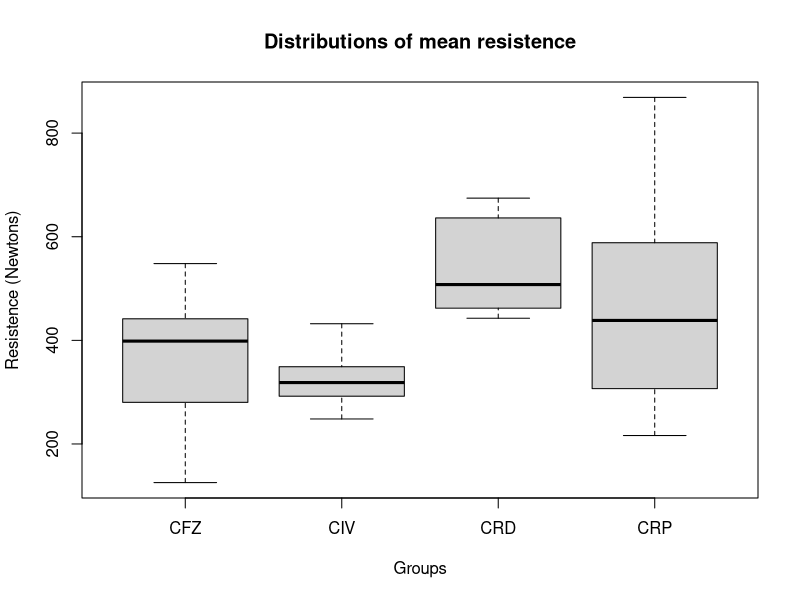

The R source for this figure:
###################
# endocrown.R
###################

# Lembrete
# Ricardo: por favor jogue os dados no cara via dput no script no github - 
# lembrar de descrever os metodos. se quiser escrevemos ate as tabelas no proprio R

# Data Dictionary
# CP = Corpo de Prova
# GR = Grupo
#      CRD: Cimentados com cimento resinoso Dual; 
#      CRP: Cimentados com cimento resinoso de polimerizacao quimica; 
#      CFZ: Cimentados com fosfato de zinco; 
#      CIV: Cimentados com ionomero de vidro convencional.
# FM = Forca Maxima

#tabela 1 do artigo ou paragrafo com descricao da amostra

# Clean environment
rm(list=ls())

# Loading Database
database <- structure(list(FM = c(462.14,  674.48,  621.5,  482.82,  442.69,                                 446.33,	470.64,	636.26,	645.99,	532.6,
                                  588.39,	216.3,	868.92,	254.7,	329.48,	489.48,	569.48,	387.44,	805.34,	306.82,
                                  280.35,	548.16,	253.62,	339.64,	125.46,	441.57,	428.71,	412.54,	384.55,	531.23, 
                                  324.83, 432.06, 385.27,	302.79,	349.11,	248.29,	258.28,	314.84,	292.23,	322.27),
                           GR = c("CRD", "CRD", "CRD", "CRD", "CRD", "CRD", "CRD", "CRD", "CRD", "CRD",
                                  "CRP", "CRP", "CRP", "CRP", "CRP", "CRP", "CRP", "CRP", "CRP", "CRP",  
                                  "CFZ", "CFZ", "CFZ", "CFZ", "CFZ", "CFZ", "CFZ", "CFZ", "CFZ", "CFZ", 
                                  "CIV", "CIV", "CIV", "CIV", "CIV", "CIV", "CIV", "CIV", "CIV", "CIV")),
                      .Names = c("FM","GR"), row.names = c(NA, -40L), class = "data.frame", reference = "A1.4, p. 270")
database
attach(database)

# tabela 2 com anova comparando os 4 grupos. se nao for estatisticamente significativo para ai
data.aov1 <- aov(FM ~ GR)
data.aov1
summary(data.aov1)

# se for significativo, 
require(graphics)
a=1:10
a
b=c(7:20)
b
t.test(a,b)      # P = .00001855
b=c(7:20,200)
b
t.test(a,b) # P = .1245    -- NOT significant anymore

gr1<-FM[1:10]
gr2<-FM[11:20]
gr3<-FM[21:30]
gr4<-FM[31:40]

t.test(gr1,gr2,paired = FALSE, conf.level = 0.95 )
t.test(gr1,gr3,paired = FALSE, conf.level = 0.95 )
t.test(gr1,gr4,paired = FALSE, conf.level = 0.95 )

t.test(gr2,gr1,paired = FALSE, conf.level = 0.95 )
t.test(gr2,gr3,paired = FALSE, conf.level = 0.95 )
t.test(gr2,gr4,paired = FALSE, conf.level = 0.95 )

t.test(gr3,gr1,paired = FALSE, conf.level = 0.95 )
t.test(gr3,gr2,paired = FALSE, conf.level = 0.95 )
t.test(gr3,gr4,paired = FALSE, conf.level = 0.95 )

t.test(gr4,gr1,paired = FALSE, conf.level = 0.95 )
t.test(gr4,gr2,paired = FALSE, conf.level = 0.95 )
t.test(gr4,gr3,paired = FALSE, conf.level = 0.95 )














# cria um boxplot comparando os 4 grupos
boxplot(FM ~ GR,main = "Distributions of mean resistence", 
        xlab = "Groups",ylab = "Resistence (Newtons)")
